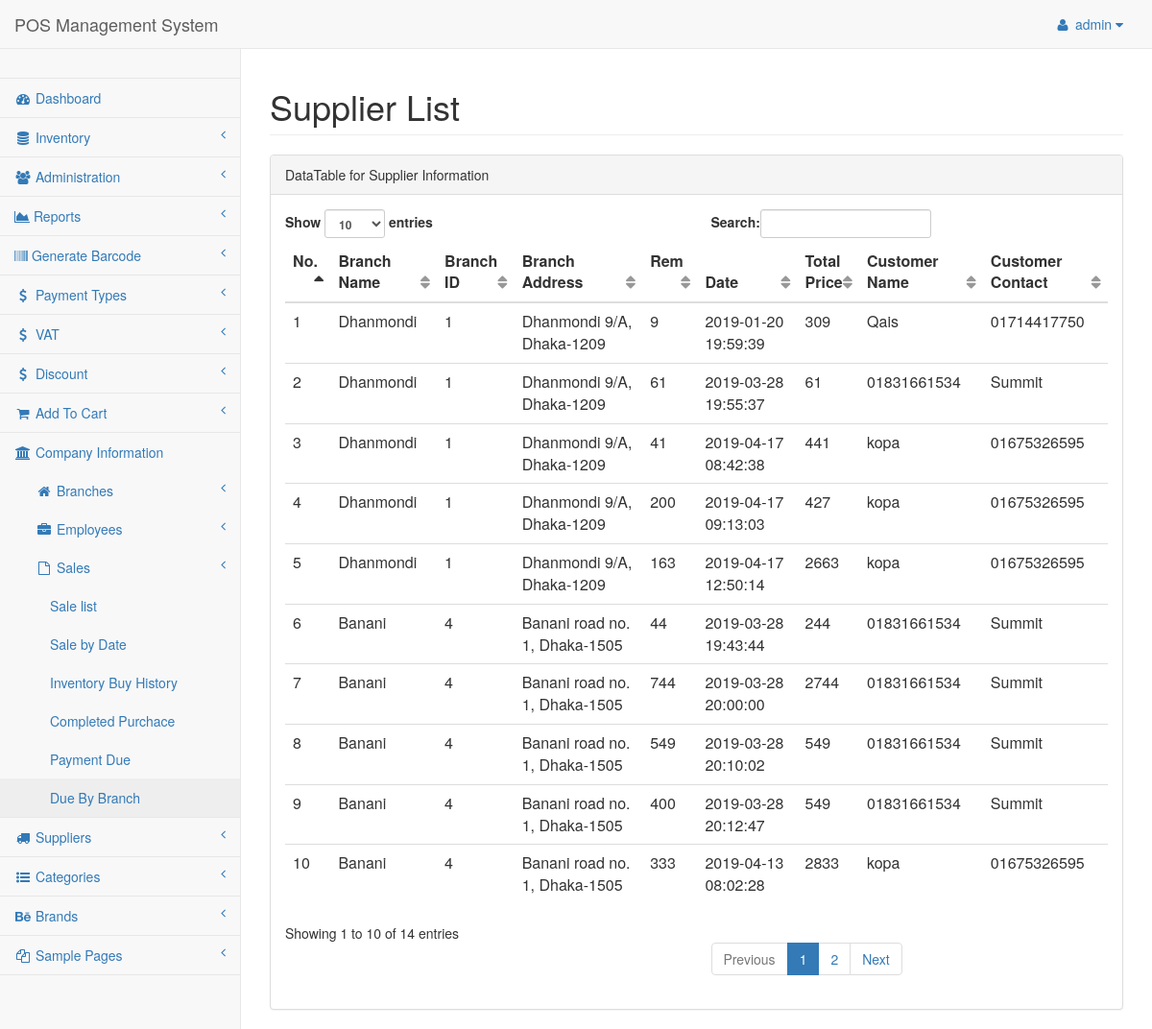
The page /admin/pages/duebybranch.php (signed in) on the database its author committed.
### tables this page shows
CREATE TABLE `tbl_sales` (
  `id` int(11) NOT NULL,
  `customer` int(11) NOT NULL,
  `totalPrice` int(11) NOT NULL,
  `date` datetime NOT NULL DEFAULT CURRENT_TIMESTAMP,
  `rem` int(11) NOT NULL DEFAULT '0',
  `status` int(11) NOT NULL DEFAULT '0'
);

CREATE TABLE `tbl_branch` (
  `id` int(11) NOT NULL,
  `branchName` varchar(35) NOT NULL,
  `branchAddress` text NOT NULL,
  `branchId` int(11) NOT NULL
);

CREATE TABLE `tbl_customer` (
  `cmId` int(11) NOT NULL,
  `customName` varchar(35) NOT NULL,
  `customContact` varchar(20) NOT NULL
);

### class/Supplier.php (called while the page is built, shortened)
<?php
$filepath = realpath(dirname(__FILE__));
include_once ($filepath."/../lib/Database.php");
?>
<?php
class Supplier {
  private $db;
  function __construct(){
    $this->db = new Database();
  }
  public function getDueByBranch() {
    $query = "SELECT `b`.`branchName`, b.branchId , b.branchAddress , s.rem , s.date  , s.totalPrice, c.customName , c.customContact
FROM tbl_sales as s, tbl_order as o, tbl_inventory as p , tbl_branch as b , tbl_customer AS c
WHERE  s.id = o.sale
AND o.inventId = p.inventId
AND p.branchId = b.branchId
AND s.customer = c.cmId
AND rem > 0
ORDER BY `b`.`branchName`  DESC";
    $result = $this->db->select($query);
    return $result;
  }
}

### lib/Database.php (called while the page is built, shortened)
<?php
Class Database{
 public $host   = DB_HOST;
 public $user   = DB_USER;
 public $pass   = DB_PASS;
 public $dbname = DB_NAME;
 public $link;
private function connectDB(){
 $this->link = new mysqli($this->host, $this->user, $this->pass,
  $this->dbname);
 }
public function select($query){
  $result = $this->link->query($query) or
   die($this->link->error.__LINE__);
  if($result->num_rows > 0){
    return $result;
  } else {
    return false;
  }
 }
}

### admin/pages/duebybranch.php (the view, shortened to what this page needs)
<?php
  include "../inc/header.php";
  include "../inc/nav.php";
  include "../inc/sider.php";
?>
        <div id="page-wrapper">
            <div class="row">
                <div class="col-lg-12">
                    <h1 class="page-header">Supplier List</h1>
                </div>
            </div>
            <div class="row">
                <div class="col-lg-12">
                    <div class="panel panel-default">
                        <div class="panel-heading">
                            DataTable for Supplier Information
                        </div>
                        <div class="panel-body">
                            <div class="table-responsive">
                                <table class="table table-hover" id="dataTables-example">
                                    <thead>
                                        <tr>
                                            <th>No.</th>
                                            <th>Branch Name</th>
                                            <th>Branch ID</th>
                                            <th>Branch Address</th>
                                            <th>Rem</th>
                                            <th>Date</th>
                                            <th>Total Price</th>
                                            <th>Customer Name</th>
                                            <th>Customer Contact</th>
                                        </tr>
                                    </thead>
                                    <tbody>
                                      <?php
                                        $getDueByBranch = $sp->getDueByBranch();
                                        if ($getDueByBranch) {
                                          $i = 0;
                                          while ($result = $getDueByBranch->fetch_assoc()) {
                                            $i++;
                                      ?>
                                          <tr>
                                              <td><?php echo $i; ?></td>
                                              <td><?php echo $result['branchName']; ?></td>
                                              <td><?php echo $result['branchId']; ?></td>
                                              <td><?php echo $result['branchAddress']; ?></td>
                                              <td><?php echo $result['rem']; ?></td>
                                              <td><?php echo $result['date']; ?></td>
                                              <td><?php echo $result['totalPrice']; ?></td>
                                              <td><?php echo $result['customName']; ?></td>
                                              <td><?php echo $result['customContact']; ?></td>
                                          </tr>
                                    <?php } } ?>
                                    </tbody>
                                </table>
                            </div>
                        </div>
                      </div>
                  </div>
              </div>
          </div>
      </div>
  </body>
  </html>

### rows shown on the page
tbl_sales: tbl_branch.branchName "Dhanmondi", tbl_branch.branchId "1", tbl_branch.branchAddress "Dhanmondi 9/A, Dhaka-1209", rem "9", date "2019-01-20 19:59:39", totalPrice "309", tbl_customer.customName "Qais", tbl_customer.customContact "01714417750"
tbl_sales: tbl_branch.branchName "Dhanmondi", tbl_branch.branchId "1", tbl_branch.branchAddress "Dhanmondi 9/A, Dhaka-1209", rem "61", date "2019-03-28 19:55:37", totalPrice "61", tbl_customer.customName "01831661534", tbl_customer.customContact "Summit"
tbl_sales: tbl_branch.branchName "Dhanmondi", tbl_branch.branchId "1", tbl_branch.branchAddress "Dhanmondi 9/A, Dhaka-1209", rem "41", date "2019-04-17 08:42:38", totalPrice "441", tbl_customer.customName "kopa", tbl_customer.customContact "01675326595"
tbl_sales: tbl_branch.branchName "Dhanmondi", tbl_branch.branchId "1", tbl_branch.branchAddress "Dhanmondi 9/A, Dhaka-1209", rem "200", date "2019-04-17 09:13:03", totalPrice "427", tbl_customer.customName "kopa", tbl_customer.customContact "01675326595"
tbl_sales: tbl_branch.branchName "Dhanmondi", tbl_branch.branchId "1", tbl_branch.branchAddress "Dhanmondi 9/A, Dhaka-1209", rem "163", date "2019-04-17 12:50:14", totalPrice "2663", tbl_customer.customName "kopa", tbl_customer.customContact "01675326595"
tbl_sales: tbl_branch.branchName "Banani", tbl_branch.branchId "4", tbl_branch.branchAddress "Banani road no. 1, Dhaka-1505", rem "44", date "2019-03-28 19:43:44", totalPrice "244", tbl_customer.customName "01831661534", tbl_customer.customContact "Summit"
tbl_sales: tbl_branch.branchName "Banani", tbl_branch.branchId "4", tbl_branch.branchAddress "Banani road no. 1, Dhaka-1505", rem "744", date "2019-03-28 20:00:00", totalPrice "2744", tbl_customer.customName "01831661534", tbl_customer.customContact "Summit"
tbl_sales: tbl_branch.branchName "Banani", tbl_branch.branchId "4", tbl_branch.branchAddress "Banani road no. 1, Dhaka-1505", rem "549", date "2019-03-28 20:10:02", totalPrice "549", tbl_customer.customName "01831661534", tbl_customer.customContact "Summit"
tbl_sales: tbl_branch.branchName "Banani", tbl_branch.branchId "4", tbl_branch.branchAddress "Banani road no. 1, Dhaka-1505", rem "400", date "2019-03-28 20:12:47", totalPrice "549", tbl_customer.customName "01831661534", tbl_customer.customContact "Summit"
tbl_sales: tbl_branch.branchName "Banani", tbl_branch.branchId "4", tbl_branch.branchAddress "Banani road no. 1, Dhaka-1505", rem "333", date "2019-04-13 08:02:28", totalPrice "2833", tbl_customer.customName "kopa", tbl_customer.customContact "01675326595"

### other values the page prints
Session::get("adminName") "admin"
